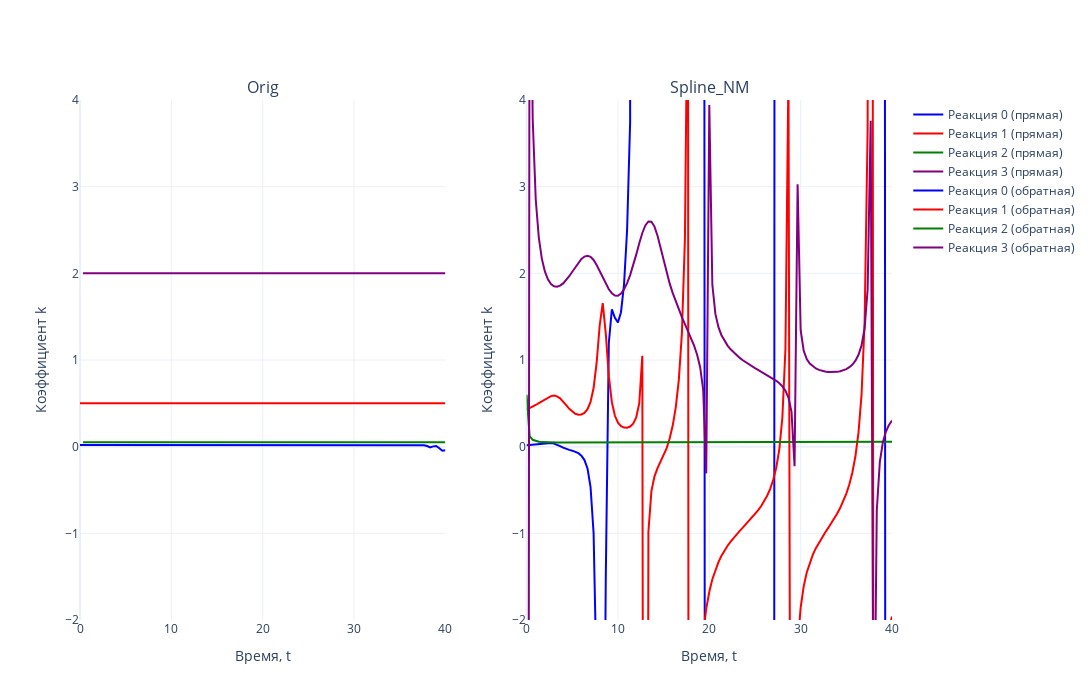

Notebook source saved alongside this figure:
### Code cell
# Задаем цвета (4 цвета для реакций)
colors = ['blue', 'red', 'green', 'purple']

# Создаем два подграфика (2 столбца, 1 строка)
fig = make_subplots(rows=1, cols=2, subplot_titles=['Orig', 'Spline_NM'])

# Первый график (прямая задача)
for i in range(N_REACTION):  
    fig.add_trace(go.Scatter(
        x=tsteps, 
        y=K_TRUE[i, :], 
        mode='lines', 
        name=f'Реакция {i} (прямая)',
        line=dict(color=colors[i % len(colors)])  # Применяем цвета циклично
    ), row=1, col=1)

# Второй график (обратная задача)
for i in range(N_REACTION):  
    fig.add_trace(go.Scatter(
        x=tsteps, 
        y=k_spline_NM[i, :], 
        mode='lines', 
        name=f'Реакция {i} (обратная)',
        line=dict(color=colors[i % len(colors)])  # Применяем цвета циклично
    ), row=1, col=2)

# Настройки общего макета
fig.update_layout(
    template='plotly_white',
    width=1400,  # Общая ширина холста
    height=700,  # Высота холста
    showlegend=True
)

# Ограничение оси Y
fig.update_yaxes(range=[-2, 4], title_text='Коэффициент k', row=1, col=1)
fig.update_yaxes(range=[-2, 4], title_text='Коэффициент k', row=1, col=2)

# Подписи оси X
fig.update_xaxes(title_text='Время, t', row=1, col=1)
fig.update_xaxes(title_text='Время, t', row=1, col=2)

# Отображение графика
fig.show()
